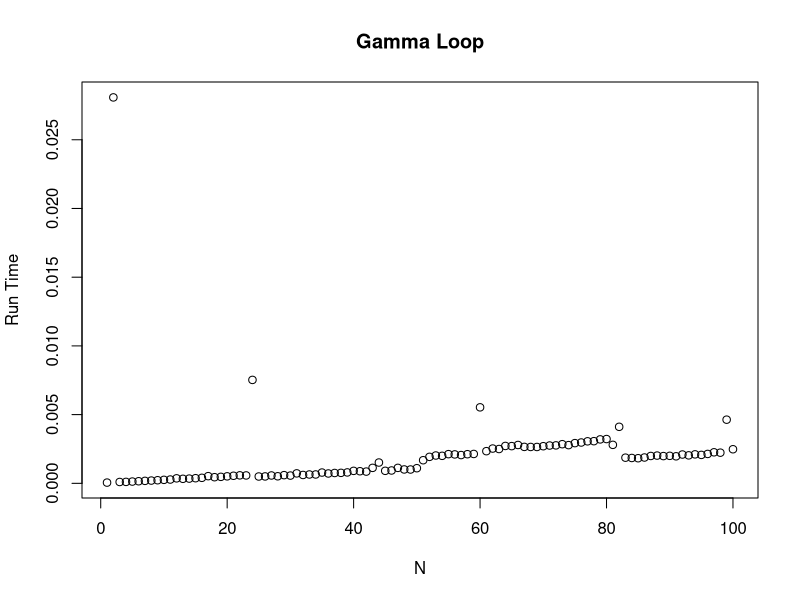

R code for this plot:
install.packages("ggplot2")
setwd("~/CS6242/HomeWork1/")

options(expressions=500000)

log_gamma_loop <- function(n) {
	if(n<=1)
		return(0)
	sum<-0
	for(i in seq(1,n,1)) {
		sum<-sum+log(i)	
	}	
	return (sum)
}

log_gamma_recursive <- function(n) {
	if(n<=1)
		return(0)
	return (log(n) + log_gamma_recursive(n-1))
}

sum_log_gamma_loop <- function(n) {
  sum<-0
  for(i in seq(1,n,1)) {
    sum<-sum+log_gamma_loop(i)
  }
  return(sum)
}

sum_log_gamma_recursive <- function(n) {
  sum<-0
  for(i in seq(1,n,1)) {
    sum<-sum+log_gamma_recursive(i)
  }
  return(sum)
}

sum_lgamma <- function(n) {
  sum<-0
  for(i in seq(1,n,1)) {
    sum<-sum+lgamma(i)
  }
  return(sum)
}

n = seq(1, 100, by=1)

ssum_log_gamma_loop = sapply(n, function(v) {
  start = Sys.time()
  sum_log_gamma_loop(v)
  end = Sys.time()
  return (end-start)
})

png ("sum_log_gamma_loop.png",480,480,"px",12)
plot(n,ssum_log_gamma_loop,main="Gamma Loop", ylab="Run Time", xlab="N")
dev.off()